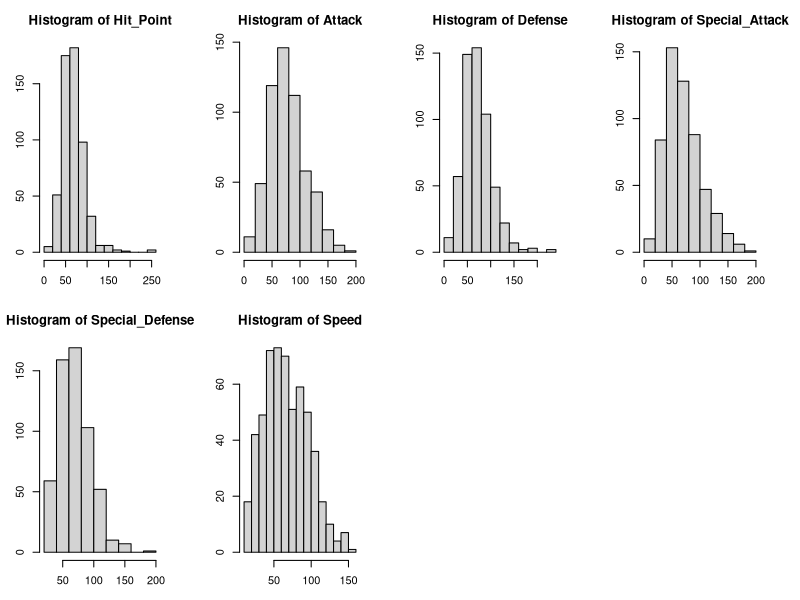
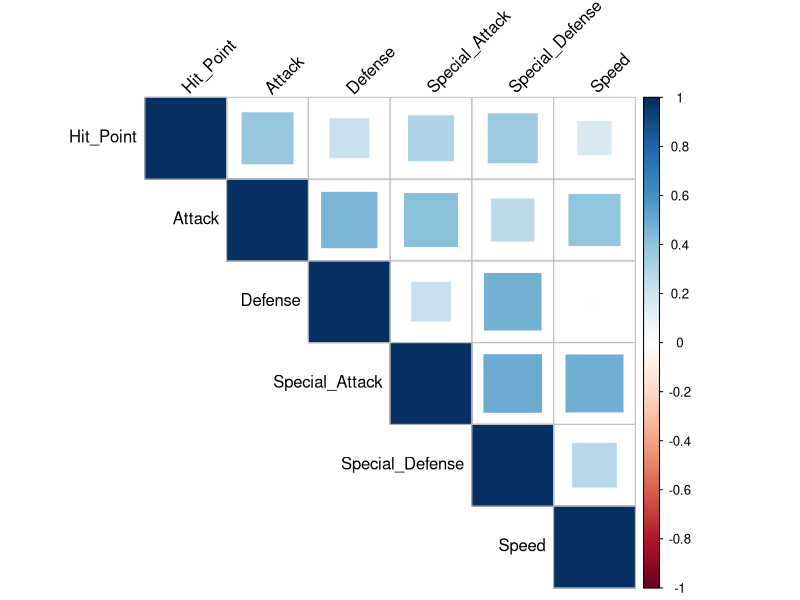
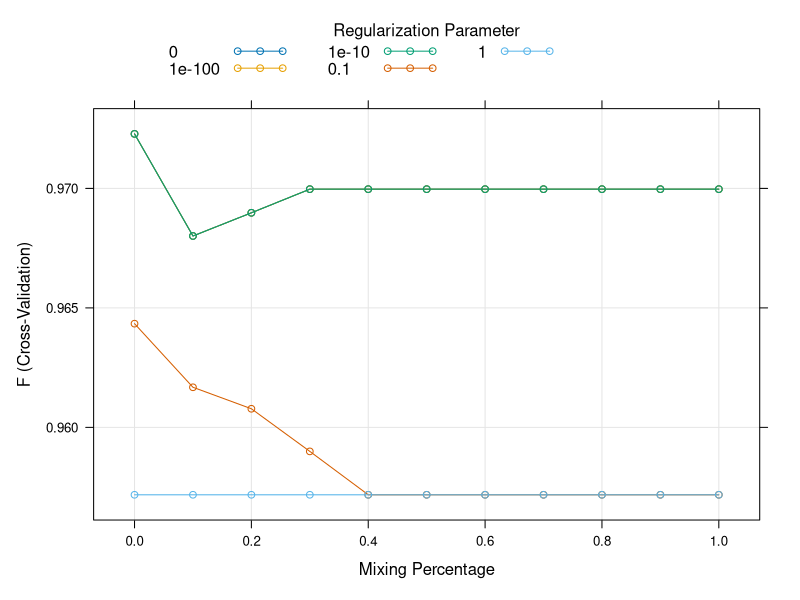
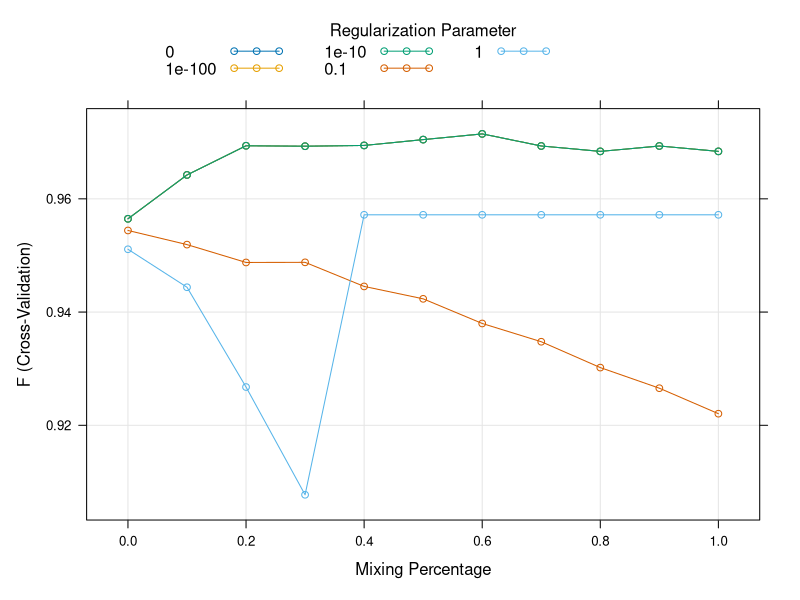
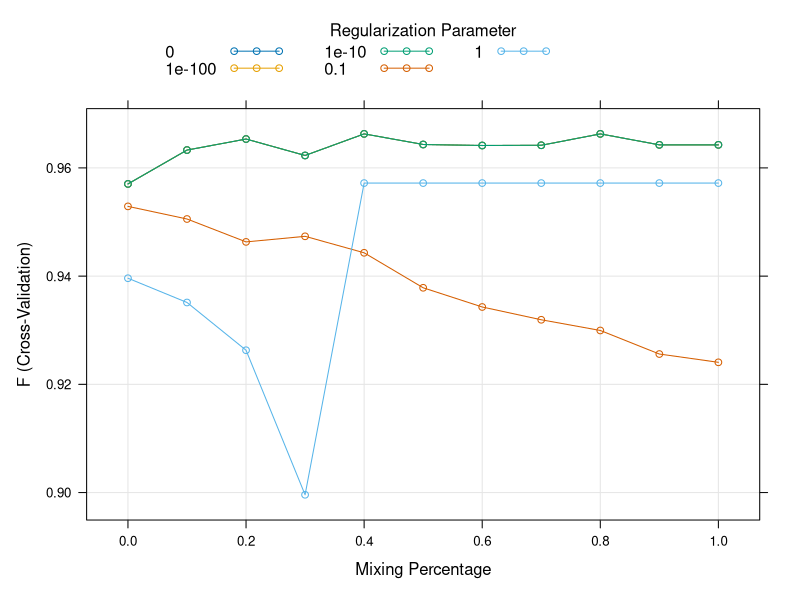
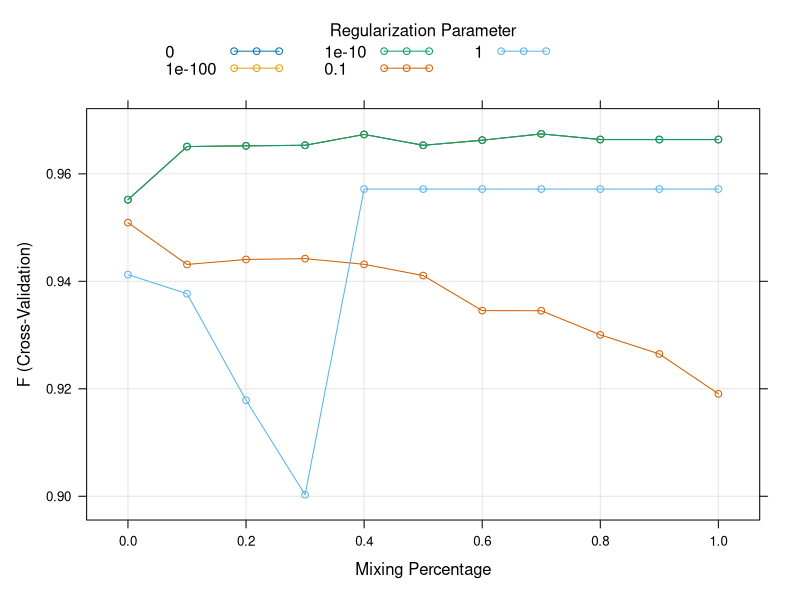

The R source for these figures, in order:
## ---- chunk 1
knitr::opts_chunk$set(echo = TRUE)
library(tidyverse)
library(ggplot2)
library(caret)
library(kableExtra)
library(corrplot)
library(MLmetrics)
## ---- chunk 2
df <- read.csv("data.csv")
names(df)
## ---- chunk 3
df <- df |>
    mutate(Legendary = as.integer(as.logical(Legendary))) |>
    select(-X., -Name)
## ---- chunk 4
if (all((df$HP + df$Attack + df$Defense + df$SP..Attack + df$SP..Defense + df$Speed) == df$Total)) {
    df <- df |> select(-Total)
}
## ---- chunk 5
unique_types <- c(df$Type.1, df$Type.2) |> unique()

for (typ in unique_types[-1]) {
    if (typ == "") next
    df[typ] <- 0
    for (row in 1:nrow(df)) {
        has_type <- typ %in% df[row, c("Type.1", "Type.2")]
        if (has_type) {
            df[row, typ] <- 1
        }
    }
}
## ---- chunk 6
for (i in unique(df$Generation)) {
    #if (i == 1) next
    col_name <- paste0("gen_", i)
    df[col_name] <- 0
}

for (row in 1:nrow(df)) {
    gen <- df[row, "Generation"]
    #if (gen == 1) next
    col_name <- paste0("gen_", gen)
    df[row, col_name] <- 1
}
## ---- chunk 7
df <- df |>
    select(-Type.1, -Type.2, -Generation) |>
    mutate(Legendary = as.factor(ifelse(Legendary == 0, "No", "Yes")))
## ---- chunk 8
colnames(df)[c(1, 4, 5)] <- c("Hit_Point", "Special_Attack", "Special_Defense")
## ---- chunk 9
set.seed(123)
train_test_split <- function(df, perc_train = 0.7) {
    i_train <- sample(1:nrow(df), floor(0.7 * nrow(df)), F)
    list_out <- list(train = df[i_train, ], test = df[-i_train, ])
    return(list_out)
}
df_split <- train_test_split(df)
## ---- chunk 10
train <- df_split$train
test <- df_split$test
## ---- chunk 11
numerical_vars <- names(train)[1:6]
## ---- chunk 12
train %>%  
  select(-numerical_vars, -Legendary, -gen_1, -gen_2, -gen_3, -gen_4, -gen_5, -gen_6) %>%  
  summarise(across(everything(), sum, na.rm = TRUE)) %>%  
  pivot_longer(cols = everything(), names_to = "Feature", values_to = "Total_Sum") %>%  
  mutate(Percentage = (Total_Sum / sum(Total_Sum)) * 100) %>%  
  select(Feature, Percentage) %>%  
  kable(col.names = c("Feature", "Occurrence (%)"), format = "html") %>%  
  kable_styling(bootstrap_options = c("striped", "hover", "condensed"),  
                full_width = FALSE, position = "center") %>%  
  column_spec(1, color = "black", background = "white") %>%  
  column_spec(2, color = "black", background = "white") %>%  
  row_spec(0, bold = TRUE, color = "black", background = "darkgray") %>%  
  footnote(general = "Calculated percentage based on total sum of occurrences for each feature.")
## ---- chunk 13
train %>%
  select(gen_1, gen_2, gen_3, gen_4, gen_5, gen_6) %>%  
  summarise(across(everything(), sum, na.rm = TRUE)) %>%  
  pivot_longer(cols = everything(), names_to = "Feature", values_to = "Total_Sum") %>%  
  mutate(Percentage = (Total_Sum / sum(Total_Sum)) * 100) %>%  
  select(Feature, Percentage) %>%  # 
  kable(col.names = c("Generation", "Occurrence (%)"), format = "html") %>% 
  kable_styling(bootstrap_options = c("striped", "hover", "condensed"), 
                full_width = FALSE, position = "center") %>%
  column_spec(1, color = "black", background = "white") %>%  
  column_spec(2, color = "black", background = "white") %>%  
  row_spec(0, bold = TRUE, color = "black", background = "darkgray") %>%  
  footnote(general = "Calculated percentage based on total sum of occurrences for each generation.")
## ---- chunk 14
train <- train %>% 
  select(-gen_1)
## ---- chunk 15
# Numerical Variables
train %>%
    select(numerical_vars) %>%
    summary()
## ---- chunk 16
par(mfrow = c(2, 4), mar = c(3, 3, 3, 3))
lapply(numerical_vars, function(col_name) {
    hist(train[[col_name]], main = paste("Histogram of", col_name), xlab = "variable")
})
par(mfrow = c(1, 1))
## ---- chunk 17
cor_mat <- cor(train[numerical_vars])
print(cor_mat)
corrplot(cor_mat, method = "square", type = "upper", tl.col = "black", tl.srt = 45)
## ---- chunk 18
scaling_params <- sapply(train[numerical_vars], mean)
scaling_params_sd <- sapply(train[numerical_vars], sd)

train_std <- train
train_std[numerical_vars] <- sweep(train_std[numerical_vars], 2, scaling_params, "-")
train_std[numerical_vars] <- sweep(train_std[numerical_vars], 2, scaling_params_sd, "/")

# Apply the same scaling to test data
test_std <- test
test_std[numerical_vars] <- sweep(test_std[numerical_vars], 2, scaling_params, "-")
test_std[numerical_vars] <- sweep(test_std[numerical_vars], 2, scaling_params_sd, "/")
## ---- chunk 19
sapply(list(mean = mean, sd = sd), mapply, train_std |> select(numerical_vars))
sapply(list(mean = mean, sd = sd), mapply, test_std |> select(numerical_vars))
## ---- chunk 20
cv_seed <- list(
    c(7, 18, 21, 34, 50, 67, 71, 85, 90, 44, 62, 37, 12, 55, 28, 99, 46, 19, 38, 68, 23),
    c(9, 16, 11, 40, 51, 53, 45, 64, 39, 57, 69, 27, 72, 61, 36, 56, 75, 80, 66, 26, 32),
    c(18, 25, 48, 31, 42, 35, 63, 22, 20, 77, 24, 74, 49, 10, 16, 82, 33, 13, 14, 58, 60),
    c(39, 41, 17, 55, 59, 26, 65, 30, 79, 19, 73, 12, 27, 70, 50, 84, 76, 28, 20, 35, 37),
    c(61, 43, 33, 44, 52, 72, 31, 78, 57, 49, 22, 76, 56, 47, 35, 69, 66, 21, 62, 9, 36),
    c(24, 83, 75, 59, 32, 64, 60, 52, 25, 58, 48, 71, 40, 50, 54, 39, 53, 23, 15, 12, 20),
    c(45, 14, 37, 19, 80, 53, 28, 55, 41, 23, 51, 29, 64, 47, 67, 60, 22, 32, 49, 66, 68),
    c(63, 15, 48, 40, 26, 34, 77, 39, 61, 29, 52, 46, 69, 73, 16, 59, 79, 41, 17, 10, 54),
    c(62, 55, 77, 56, 24, 38, 81, 22, 18, 71, 48, 63, 60, 35, 45, 73, 49, 68, 32, 50, 28),
    c(84, 36, 29, 68, 16, 59, 14, 79, 25, 57, 71, 34, 53, 67, 40, 51, 15, 46, 69, 76, 33),
    99 # Last element with a single integer
)
## ---- chunk 21
extract_best_f <- function(fit) fit$results[which.max(fit$results$F), ]
## ---- chunk 22
grid_search_threshold <- function(fit) {
    best_given_threshold <- data.frame(matrix(ncol = 4, nrow = 0))
    colnames(best_given_threshold) <- c("alpha", "lambda", "prob_threshold", "F1")
    all_threhsolds <- seq(0.3, 0.8, 0.1)
    for (tr in all_threhsolds) {
        res <- thresholder(logistic_elnet_1, tr, F, "F1")
        best <- res[which.max(res$F1), ]
        best_given_threshold <- rbind(best_given_threshold, best)
    }
    return(best_given_threshold)
}
extract_best_threshold_f <- function(grid_df) {
    grid_df[which.max(grid_df$F1), ]
}
## ---- chunk 23
grid_ <- expand.grid(
    .alpha = seq(0, 1, by = 0.1),
    .lambda = 10^(-c(0, 1, 10, 100, 1000))
)

train_control_1 <- trainControl(
    method = "cv",
    number = 10,
    classProbs = TRUE,
    summaryFunction = prSummary,
    savePredictions = "all",
    seeds = cv_seed
)

logistic_elnet_1 <- train(
    Legendary ~ .,
    data = train_std,
    method = "glmnet",
    family = "binomial",
    metric = "F",
    tuneGrid = grid_,
    trControl = train_control_1
)

print(logistic_elnet_1$bestTune)
print(extract_best_f(logistic_elnet_1))
best_f_1 <- grid_search_threshold(logistic_elnet_1)
print(best_f_1)
print(extract_best_threshold_f(best_f_1))
plot(logistic_elnet_1)
## ---- chunk 24
train_control_2 <- trainControl(
    method = "cv",
    number = 10,
    sampling = "smote",
    classProbs = TRUE,
    summaryFunction = prSummary,
    savePredictions = "all",
    seed = cv_seed
)

logistic_elnet_2 <- train(
    Legendary ~ .,
    data = train_std,
    method = "glmnet",
    family = "binomial",
    metric = "F",
    tuneGrid = grid_,
    trControl = train_control_2
)
print(logistic_elnet_2$bestTune)
print(extract_best_f(logistic_elnet_2))
best_f_2 <- grid_search_threshold(logistic_elnet_2)
print(best_f_2)
print(extract_best_threshold_f(best_f_2))
plot(logistic_elnet_2)
## ---- chunk 25
train_control_3 <- trainControl(
    method = "cv",
    number = 10,
    sampling = "up",
    classProbs = TRUE,
    summaryFunction = prSummary,
    savePredictions = "all",
    seed = cv_seed
)

logistic_elnet_3 <- train(
    Legendary ~ .,
    data = train_std,
    method = "glmnet",
    family = "binomial",
    metric = "F",
    tuneGrid = grid_,
    trControl = train_control_3
)
print(logistic_elnet_3$bestTune)
print(extract_best_f(logistic_elnet_3))
best_f_3 <- grid_search_threshold(logistic_elnet_3)
print(best_f_3)
print(extract_best_threshold_f(best_f_3))
plot(logistic_elnet_3)
## ---- chunk 26
train_control_4 <- trainControl(
    method = "cv",
    number = 10,
    sampling = "down",
    classProbs = TRUE,
    summaryFunction = prSummary,
    savePredictions = "all",
    seed = cv_seed
)

logistic_elnet_4 <- train(
    Legendary ~ .,
    data = train_std,
    method = "glmnet",
    family = "binomial",
    metric = "F",
    tuneGrid = grid_,
    trControl = train_control_3
)
print(logistic_elnet_4$bestTune)
print(extract_best_f(logistic_elnet_4))
best_f_4 <- grid_search_threshold(logistic_elnet_4)
print(best_f_4)
print(extract_best_threshold_f(best_f_4))
plot(logistic_elnet_4)
## ---- chunk 27
get_prediction <- function(fit, type = "raw") {
    predict(fit, type = type, newdata = test_std |> select(-Legendary))
}

get_accuracy <- function(fit) {
    y <- test_std$Legendary
    y_hat <- predict(fit, type = "raw", newdata = test_std |>
        select(-Legendary))
    return(mean(y == y_hat))
}
## ---- chunk 28
list_el_net <- list(logistic_elnet_1, logistic_elnet_2, logistic_elnet_3, logistic_elnet_4)
lapply(list_el_net, get_accuracy)
## ---- chunk 29
lapply(list_el_net, confusionMatrix)
## ---- chunk 30
get_prediction_thresh <- function(best_f, trainControl) {
    best <- extract_best_threshold_f(best_f)
    alpha <- best$alpha
    lambda <- best$lambda
    tr <- best$prob_threshold
    grid_ <- data.frame(.alpha = alpha, .lambda = lambda)
    fit <- train(
        Legendary ~ .,
        data = train_std,
        method = "glmnet",
        family = "binomial",
        metric = "F",
        tuneGrid = grid_,
        trControl = trainControl
    )
    probs <- get_prediction(fit, "prob")[, 2]
    y_hat <- as.factor(ifelse(probs > tr, "Yes", "No"))
    attr(y_hat, "threshold") <- tr
    attr(y_hat, "alpha") <- alpha
    attr(y_hat, "lambda") <- lambda
    return(y_hat)
}
get_accuracy_thresh <- function(y_hat) {
    return(mean(test_std$Legendary == y_hat))
}
## ---- chunk 31
get_prediction_thresh(best_f_1, train_control_1) |> get_accuracy_thresh()
get_prediction_thresh(best_f_2, train_control_2) |> get_accuracy_thresh()
get_prediction_thresh(best_f_3, train_control_3) |> get_accuracy_thresh()
get_prediction_thresh(best_f_4, train_control_4) |> get_accuracy_thresh()
## ---- chunk 32
get_confusion_matrix <- function(y_hat) {
    confusionMatrix(y_hat, as.factor(test_std$Legendary))
}
get_prediction_thresh(best_f_1, train_control_1) |> get_confusion_matrix()
get_prediction_thresh(best_f_2, train_control_2) |> get_confusion_matrix()
get_prediction_thresh(best_f_3, train_control_3) |> get_confusion_matrix()
get_prediction_thresh(best_f_4, train_control_4) |> get_confusion_matrix()
